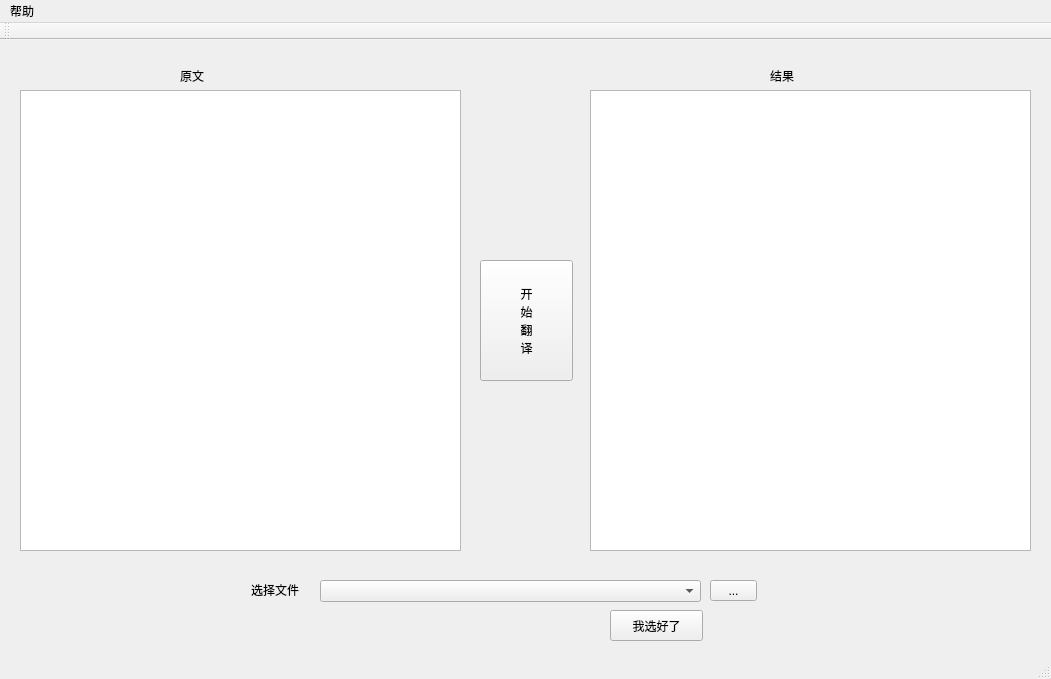
<?xml version="1.0" encoding="UTF-8"?>
<ui version="4.0">
 <class>MainWindow</class>
 <widget class="QMainWindow" name="MainWindow">
  <property name="geometry">
   <rect>
    <x>0</x>
    <y>0</y>
    <width>1051</width>
    <height>679</height>
   </rect>
  </property>
  <property name="maximumSize">
   <size>
    <width>1051</width>
    <height>679</height>
   </size>
  </property>
  <property name="windowTitle">
   <string>MainWindow</string>
  </property>
  <widget class="QWidget" name="centralWidget">
   <widget class="QLabel" name="label">
    <property name="geometry">
     <rect>
      <x>251</x>
      <y>540</y>
      <width>81</width>
      <height>20</height>
     </rect>
    </property>
    <property name="text">
     <string>选择文件</string>
    </property>
   </widget>
   <widget class="QComboBox" name="directoryComboBox">
    <property name="geometry">
     <rect>
      <x>320</x>
      <y>540</y>
      <width>381</width>
      <height>22</height>
     </rect>
    </property>
   </widget>
   <widget class="QToolButton" name="toolButton">
    <property name="geometry">
     <rect>
      <x>710</x>
      <y>540</y>
      <width>47</width>
      <height>21</height>
     </rect>
    </property>
    <property name="text">
     <string>...</string>
    </property>
   </widget>
   <widget class="QTextEdit" name="origin_textEdit">
    <property name="geometry">
     <rect>
      <x>20</x>
      <y>50</y>
      <width>441</width>
      <height>461</height>
     </rect>
    </property>
   </widget>
   <widget class="QTextEdit" name="translate_textEdit">
    <property name="geometry">
     <rect>
      <x>590</x>
      <y>50</y>
      <width>441</width>
      <height>461</height>
     </rect>
    </property>
   </widget>
   <widget class="QPushButton" name="translate_btn">
    <property name="geometry">
     <rect>
      <x>480</x>
      <y>220</y>
      <width>93</width>
      <height>121</height>
     </rect>
    </property>
    <property name="text">
     <string>开
始
翻
译</string>
    </property>
   </widget>
   <widget class="QLabel" name="label_2">
    <property name="geometry">
     <rect>
      <x>180</x>
      <y>20</y>
      <width>91</width>
      <height>31</height>
     </rect>
    </property>
    <property name="text">
     <string>原文</string>
    </property>
   </widget>
   <widget class="QLabel" name="label_3">
    <property name="geometry">
     <rect>
      <x>770</x>
      <y>20</y>
      <width>91</width>
      <height>31</height>
     </rect>
    </property>
    <property name="text">
     <string>结果</string>
    </property>
   </widget>
   <widget class="QPushButton" name="choose_btn">
    <property name="geometry">
     <rect>
      <x>610</x>
      <y>570</y>
      <width>93</width>
      <height>31</height>
     </rect>
    </property>
    <property name="text">
     <string>我选好了</string>
    </property>
   </widget>
  </widget>
  <widget class="QMenuBar" name="menuBar">
   <property name="geometry">
    <rect>
     <x>0</x>
     <y>0</y>
     <width>1051</width>
     <height>26</height>
    </rect>
   </property>
   <widget class="QMenu" name="menu">
    <property name="title">
     <string>帮助</string>
    </property>
    <addaction name="instruction_action"/>
   </widget>
   <addaction name="menu"/>
  </widget>
  <widget class="QToolBar" name="mainToolBar">
   <attribute name="toolBarArea">
    <enum>TopToolBarArea</enum>
   </attribute>
   <attribute name="toolBarBreak">
    <bool>false</bool>
   </attribute>
  </widget>
  <widget class="QStatusBar" name="statusBar"/>
  <action name="instruction_action">
   <property name="text">
    <string>说明</string>
   </property>
  </action>
 </widget>
 <layoutdefault spacing="6" margin="11"/>
 <resources/>
 <connections/>
</ui>
